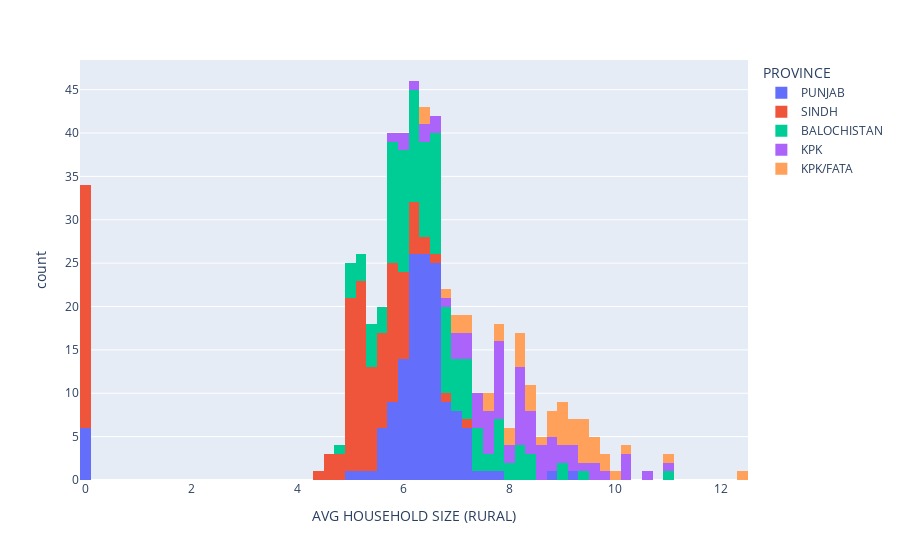

Notebook source saved alongside this figure:
### Markdown cell above
# 6. Histogram

### Code cell
px.histogram(df, x=  'AVG HOUSEHOLD SIZE (RURAL)' , color = 'PROVINCE', nbins = 100)

### Figure 1 — Plotly figure (JSON) as saved in the notebook; plotly's stock layout.template omitted (floating-point values rounded to 4 significant figures; data arrays with more than 128 entries replaced by an {"elided": "..."} marker saying what was removed)
{"data": [{"alignmentgroup": "True", "bingroup": "x", "hovertemplate": "PROVINCE=PUNJAB<br>AVG HOUSEHOLD SIZE (RURAL)=%{x}<br>count=%{y}<extra></extra>", "legendgroup": "PUNJAB", "marker": {"color": "#636efa", "pattern": {"shape": ""}}, "name": "PUNJAB", "nbinsx": 100, "offsetgroup": "PUNJAB", "orientation": "v", "showlegend": true, "type": "histogram", "x": {"elided": "143 float values"}, "xaxis": "x", "yaxis": "y"}, {"alignmentgroup": "True", "bingroup": "x", "hovertemplate": "PROVINCE=SINDH<br>AVG HOUSEHOLD SIZE (RURAL)=%{x}<br>count=%{y}<extra></extra>", "legendgroup": "SINDH", "marker": {"color": "#EF553B", "pattern": {"shape": ""}}, "name": "SINDH", "nbinsx": 100, "offsetgroup": "SINDH", "orientation": "v", "showlegend": true, "type": "histogram", "x": {"elided": "137 float values"}, "xaxis": "x", "yaxis": "y"}, {"alignmentgroup": "True", "bingroup": "x", "hovertemplate": "PROVINCE=BALOCHISTAN<br>AVG HOUSEHOLD SIZE (RURAL)=%{x}<br>count=%{y}<extra></extra>", "legendgroup": "BALOCHISTAN", "marker": {"color": "#00cc96", "pattern": {"shape": ""}}, "name": "BALOCHISTAN", "nbinsx": 100, "offsetgroup": "BALOCHISTAN", "orientation": "v", "showlegend": true, "type": "histogram", "x": {"elided": "131 float values"}, "xaxis": "x", "yaxis": "y"}, {"alignmentgroup": "True", "bingroup": "x", "hovertemplate": "PROVINCE=KPK<br>AVG HOUSEHOLD SIZE (RURAL)=%{x}<br>count=%{y}<extra></extra>", "legendgroup": "KPK", "marker": {"color": "#ab63fa", "pattern": {"shape": ""}}, "name": "KPK", "nbinsx": 100, "offsetgroup": "KPK", "orientation": "v", "showlegend": true, "type": "histogram", "x": [9.16, 10.98, 8.47, 9.65, 8.22, 8.62, 8.67, 7.64, 8.41, 8.98, 5.96, 6.3, 6.75, 6.97, 5.8, 6.12, 6, 6.51, 7.06, 6.47, 6.51, 8.28, 7.74, 7.64, 7.7, 10.24, 10.67, 8.48, 7.31, 9.03, 9.14, 9.87, 8.14, 7.82, 7, 7.73, 7.67, 7.75, 7.15, 7.37, 7.54, 7.13, 7.84, 7.6, 8.74, 10.12, 9.59, 8.16, 8.52, 7.13, 7.45, 8.22, 8.41, 9.38, 8.17, 8.26, 8.39, 8.18, 8.84, 8.18, 8.85, 8.51, 8.79, 10.17, 9.18, 8.01, 7.47, 8.01, 7.84, 7.88, 7.81], "xaxis": "x", "yaxis": "y"}, {"alignmentgroup": "True", "bingroup": "x", "hovertemplate": "PROVINCE=KPK/FATA<br>AVG HOUSEHOLD SIZE (RURAL)=%{x}<br>count=%{y}<extra></extra>", "legendgroup": "KPK/FATA", "marker": {"color": "#FFA15A", "pattern": {"shape": ""}}, "name": "KPK/FATA", "nbinsx": 100, "offsetgroup": "KPK/FATA", "orientation": "v", "showlegend": true, "type": "histogram", "x": [8.43, 7.2, 8.85, 8.66, 10.03, 9.12, 9.71, 9.74, 9.56, 8.09, 7.84, 8.98, 8.28, 8.41, 9.08, 9.41, 9.09, 9.38, 8.96, 8.81, 9.69, 8.21, 11.04, 8.87, 9.1, 8.47, 9.33, 6.85, 7.56, 7.7, 9.23, 6.91, 9.59, 12.43, 8.91, 8.28, 8.16, 7.04, 9.44, 6.36, 6.35, 7.57, 7.2, 7.99, 9.34, 10.19], "xaxis": "x", "yaxis": "y"}], "layout": {"barmode": "relative", "legend": {"title": {"text": "PROVINCE"}, "tracegroupgap": 0}, "margin": {"t": 60}, "xaxis": {"anchor": "y", "domain": [0, 1], "title": {"text": "AVG HOUSEHOLD SIZE (RURAL)"}}, "yaxis": {"anchor": "x", "domain": [0, 1], "title": {"text": "count"}}}}
